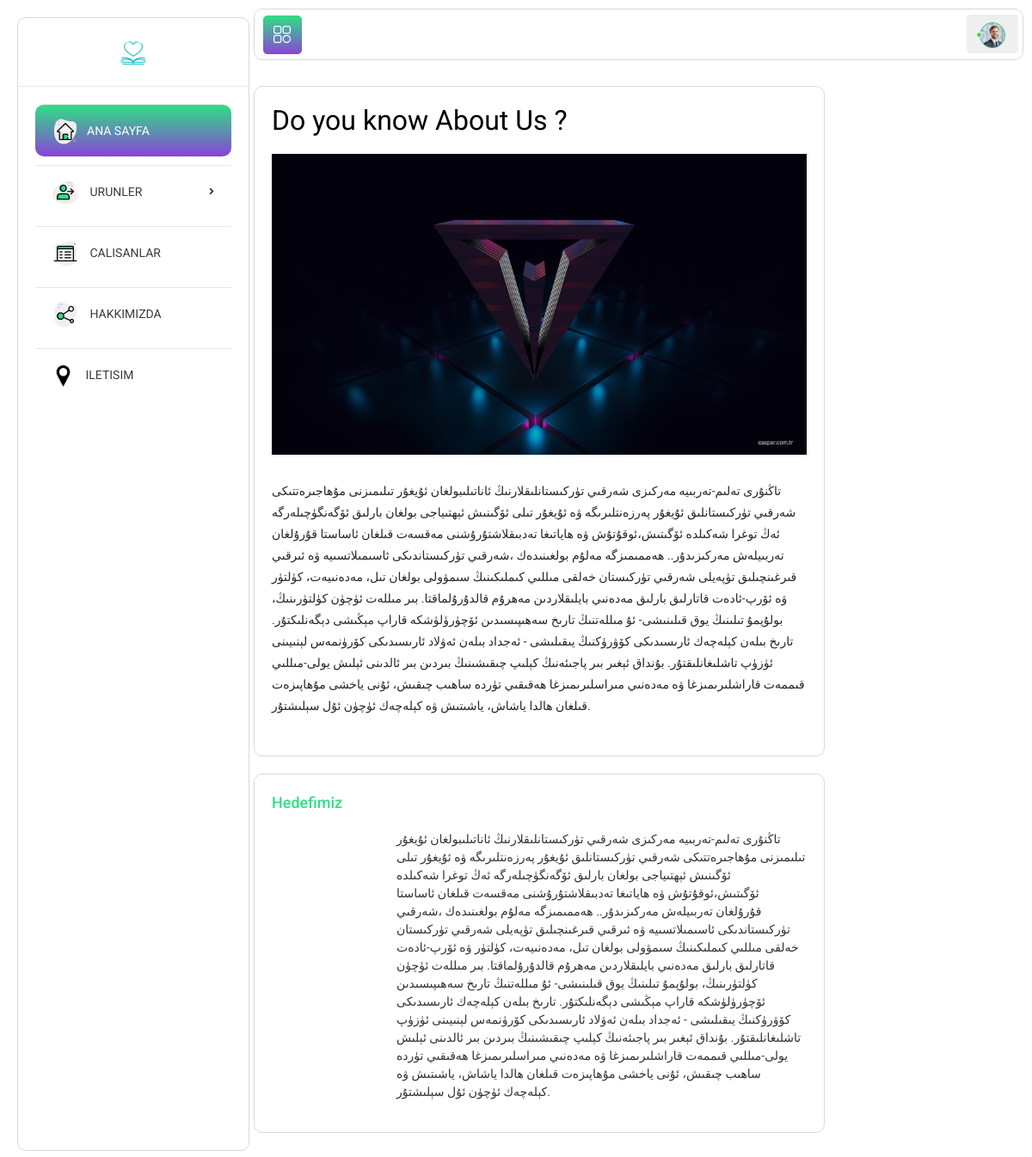
Screenshot of /aboutus/ with the database file from the repository.
### Migros/models.py (models this page shows)
class AboutUs(models.Model):
    visyon                  = models.TextField()
    misyon                  = models.TextField()
    img                     = models.ImageField(upload_to='aboutus', blank=True, null=True)

### Migros/views.py (the view)
# urls.py: path('aboutus/', aboutus, name="aboutus"),
def aboutus(request):
    context = {
        "aboutus": AboutUs.objects.all()[:1]
    }
    return render(request, 'aboutUs.html', context)

### templates/aboutUs.html
{% extends 'base.html' %}
{% load static %}
{% block content %}
    <body>
    <div class="main-wrapper">
        <div class="page-wrapper">
            <div class="content container-fluid">
                <div class="row">
                    <div class="col-md-9">
                        {% for about in aboutus %}
                            <div class="blog-view">
                            <article class="blog blog-single-post">
                                <h3 class="blog-title">Do you know About Us ?</h3>
                                <div class="blog-image">
                                    {% if about.img %}
                                        <a href="#"><img alt="" src="{{ about.img.url }}" class="img-fluid"></a>
                                    {% else %}
                                        <a href="#"><img alt="" src="{% static 'assets/img/blog/blog-01.jpg' %}"
                                                         class="img-fluid"></a>
                                    {% endif %}
                                </div>
                                <div class="blog-content">
                                    <p>{{ about.visyon }}</p>
                                </div>
                            </article>
                            <div class="widget author-widget clearfix">
                                 <h3><span class="blog-author-name">Hedefimiz</span></h3>
                                <div class="about-author">
                                    <div class="author-details">
                                        <p>{{ about.misyon }}</p>
                                    </div>
                                </div>
                            </div>
                        </div>
                        {% endfor %}
                    </div>
                </div>
            </div>
        </div>
    </div>
    </body>
{% endblock %}

### rows the page displays
AboutUs: img (picture), visyon "تاڭنۇرى تەلىم-تەربىيە مەركىزى شەرقىي تۈركىستانلىقلارنىڭ ئاناتىلىبولغان ئۇيغۇر تىلىمىزنى مۇھاجىرەتتىكى شەرقىي تۈركىستانلىق ئۇيغۇر پەرزەنتلىرىگە ۋە ئۇيغۇر تىلى ئۆگىنىش ئېھتىياجى بولغان بارلىق ئۆگەنگۈچىلەرگە ئەڭ توغرا شەكىلدە ئۆگىتىش،ئوقۇتۇش ۋە ھاياتىغا تەدبىقلاشتۇرۇشنى مەقسەت قىلغان ئاساستا قۇرۇلغان تەربىيلەش مەركىزىدۇر.. ھەممىمىزگە مەلۇم بولغىنىدەك ،شەرقىي تۈركىستاندىكى ئاسىمىلاتسىيە ۋە ئىرقىي قىرغىنچىلىق تۈپەيلى شەرقىي تۈركىستان خەلقى مىللىي كىملىكىنىڭ سىمۋولى بولغان تىل، مەدەنىيەت، كۈلتۈر ۋە ئۆرپ-ئادەت قاتارلىق بارلىق مەدەنىي بايلىقلاردىن مەھرۇم قالدۇرۇلماقتا. بىر مىللەت ئۈچۈن كۈلتۈرىنىڭ، بولۇپمۇ تىلىنىڭ يوق قىلىنىشى- ئۇ مىللەتنىڭ تارىخ سەھىپىسىدىن ئۆچۈرۈلۈشكە قاراپ مېڭىشى دېگەنلىكتۇر.…", misyon "تاڭنۇرى تەلىم-تەربىيە مەركىزى شەرقىي تۈركىستانلىقلارنىڭ ئاناتىلىبولغان ئۇيغۇر تىلىمىزنى مۇھاجىرەتتىكى شەرقىي تۈركىستانلىق ئۇيغۇر پەرزەنتلىرىگە ۋە ئۇيغۇر تىلى ئۆگىنىش ئېھتىياجى بولغان بارلىق ئۆگەنگۈچىلەرگە ئەڭ توغرا شەكىلدە ئۆگىتىش،ئوقۇتۇش ۋە ھاياتىغا تەدبىقلاشتۇرۇشنى مەقسەت قىلغان ئاساستا قۇرۇلغان تەربىيلەش مەركىزىدۇر.. ھەممىمىزگە مەلۇم بولغىنىدەك ،شەرقىي تۈركىستاندىكى ئاسىمىلاتسىيە ۋە ئىرقىي قىرغىنچىلىق تۈپەيلى شەرقىي تۈركىستان خەلقى مىللىي كىملىكىنىڭ سىمۋولى بولغان تىل، مەدەنىيەت، كۈلتۈر ۋە ئۆرپ-ئادەت قاتارلىق بارلىق مەدەنىي بايلىقلاردىن مەھرۇم قالدۇرۇلماقتا. بىر مىللەت ئۈچۈن كۈلتۈرىنىڭ، بولۇپمۇ تىلىنىڭ يوق قىلىنىشى- ئۇ مىللەتنىڭ تارىخ سەھىپىسىدىن ئۆچۈرۈلۈشكە قاراپ مېڭىشى دېگەنلىكتۇر.…"
